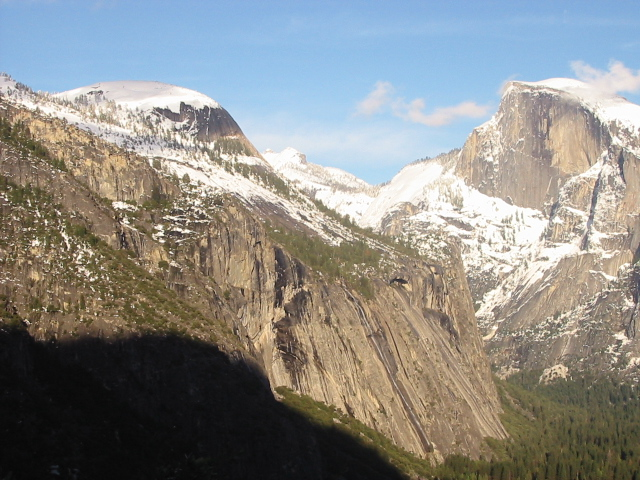
#> input picture P2/src/imagenes/yosemite1.jpg, 640 x 480 px
$ python main.py   (older library calls are emulated)
#> lines starting #> are read from the running program, lines starting #| are printed output that depends on the picture
import cv2
import numpy as np
import matplotlib.pyplot as plt
from scipy.optimize import root
from math import exp,ceil
import random

# In:
#   filename: File path
#   flagcolor: cv2 color flag [0 Grayscale, 1 Color]
# Out:
#   Image matrix (H,W,C[BGR])
def leeimagen(filename, is_float = True):
#> called with filename = 'imagenes/yosemite1.jpg', is_float = False
    if is_float:
        #M = plt.imread(filename).astype(np.float)
        M = cv2.imread(filename,1)
        return M[..., ::-1]/255.
    else:
        return cv2.imread(filename,1)
#> returned value is the input picture: shape (480, 640, 3); mean B, G, R 135.4, 139.3, 139.5
#> call 2 of leeimagen, with filename = 'imagenes/yosemite2.jpg', is_float = False
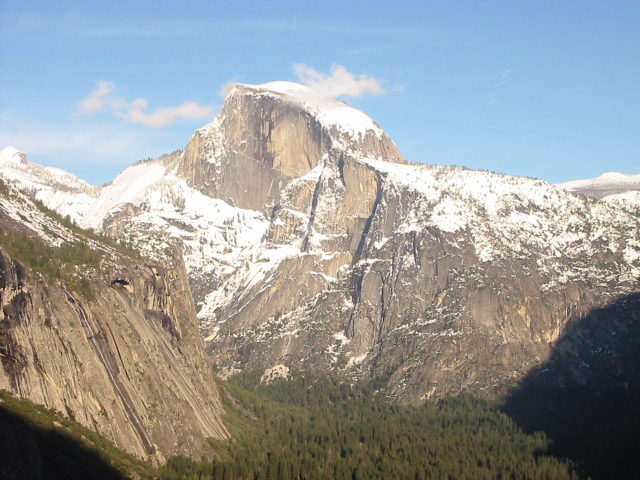
#> input picture P2/src/imagenes/yosemite2.jpg, 640 x 480 px
#> in leeimagen, returned value is the input picture: shape (480, 640, 3); mean B, G, R 155.6, 155.5, 151.7

# In:
#   im: Image matrix (H,W,C[BGR])
#   window_name: Window's title
#   wait: call cv2.waitKey()
# [112 lines left out: functions pintaI, pintaMI, pintaMISingleMPL, applyGaussianBlur, applyGaussianBlurKernel, applyDeriv and 3 more, not called in this run]

BORDER_MIRROR = cv2.BORDER_REFLECT_101
BORDER_CONSTANT = cv2.BORDER_CONSTANT
# [58 lines left out: functions applySepConv, visualizeM, halfProgression, gaussianPyramid, not called in this run]


# [31 lines of commented-out code are left out]


def getAmp(img):
    return np.max(img) - np.min(img)

# [16 lines left out: functions getSweetSpot, highFreq, not called in this run]

def cLowFreq(img,ksize,s):
    k = gaussianMaskV(s,2)
    return applySepConv(img,(k,k),cv2.BORDER_DEFAULT)

# [29 lines left out: functions cHighFreq, hybridImg, not called in this run]

def gauss(x,sigma):
    return exp(-0.5*((x**2)/(sigma**2)))

#from OpenCV sigma = 0.3*((ksize-1)*0.5 - 1) + 0.8
# [44 lines left out: functions ocvKsize, gaussianMaskV, customGaussianPyramid, not called in this run]

def getPyrGaussianKenel():
    return np.array([1.,4.,6.,4.,1.])/16.
    #return np.array([0.067593,	0.244702,	0.37541,	0.244702,	0.067593])

# [107 lines left out: functions cpyrDown, cpyrUp, laplacianPyramid, pintaSepKernel, mirrorVector, conv1D and 1 more, not called in this run]


def wait():
    input('Press Enter:')

######################################
#
# Práctica 2 Code
#
######################################

import copy

#Generate n leves pyramid, the first level
# is the scaled up img(2x size)
# [143 lines left out: functions getGaussianPyramidList, getCustomSIFT, getMinMaxMapLayer, getMinMaxMap, unpackSIFTOctave, countSIFTKeypoints and 2 more, not called in this run]

def getSIFT(img,contrast_threshold=0.08,edge_threshold=10):
#> called with contrast_threshold = 0.08, edge_threshold = 10
    gray = cv2.cvtColor(img, cv2.COLOR_BGR2GRAY)
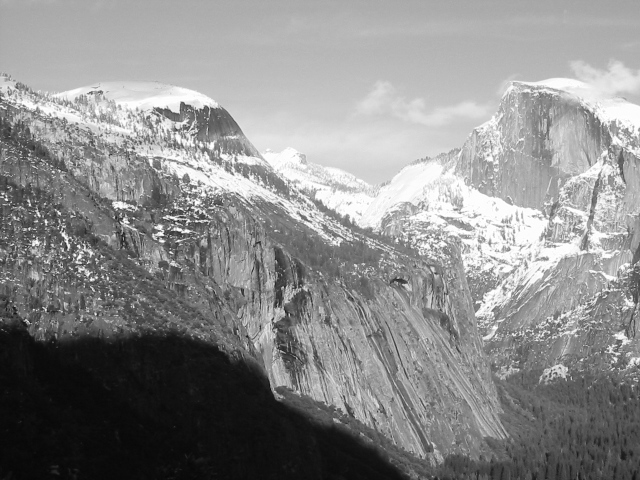
#> gray: shape (480, 640); min 6, max 255, mean 138.9
#> (the run stopped early here; a loop or call above may not have finished)
